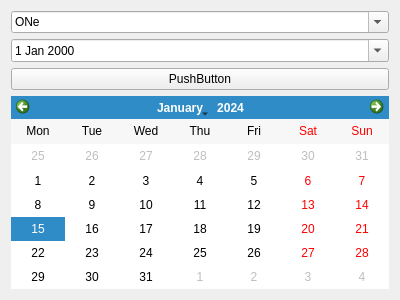
<?xml version="1.0" encoding="UTF-8"?>
<ui version="4.0">
 <class>MainWindow</class>
 <widget class="QMainWindow" name="MainWindow">
  <property name="geometry">
   <rect>
    <x>0</x>
    <y>0</y>
    <width>400</width>
    <height>300</height>
   </rect>
  </property>
  <property name="windowTitle">
   <string>MainWindow</string>
  </property>
  <widget class="QWidget" name="centralWidget">
   <layout class="QVBoxLayout" name="verticalLayout">
    <item>
     <widget class="QComboBox" name="comboBox">
      <property name="editable">
       <bool>true</bool>
      </property>
      <property name="currentText">
       <string>Select</string>
      </property>
      <property name="insertPolicy">
       <enum>QComboBox::NoInsert</enum>
      </property>
      <item>
       <property name="text">
        <string>ONe</string>
       </property>
      </item>
      <item>
       <property name="text">
        <string>Anubhav</string>
       </property>
      </item>
      <item>
       <property name="text">
        <string>Three</string>
       </property>
      </item>
      <item>
       <property name="text">
        <string>hey</string>
       </property>
      </item>
      <item>
       <property name="text">
        <string>hi</string>
       </property>
      </item>
     </widget>
    </item>
    <item>
     <widget class="QDateEdit" name="dateEdit">
      <property name="buttonSymbols">
       <enum>QAbstractSpinBox::NoButtons</enum>
      </property>
      <property name="currentSection">
       <enum>QDateTimeEdit::YearSection</enum>
      </property>
      <property name="calendarPopup">
       <bool>true</bool>
      </property>
     </widget>
    </item>
    <item>
     <widget class="QPushButton" name="pushButton">
      <property name="text">
       <string>PushButton</string>
      </property>
     </widget>
    </item>
    <item>
     <widget class="QCalendarWidget" name="calendarWidget">
      <property name="gridVisible">
       <bool>false</bool>
      </property>
      <property name="verticalHeaderFormat">
       <enum>QCalendarWidget::NoVerticalHeader</enum>
      </property>
      <property name="navigationBarVisible">
       <bool>true</bool>
      </property>
     </widget>
    </item>
   </layout>
  </widget>
 </widget>
 <layoutdefault spacing="6" margin="11"/>
 <resources/>
 <connections/>
</ui>
